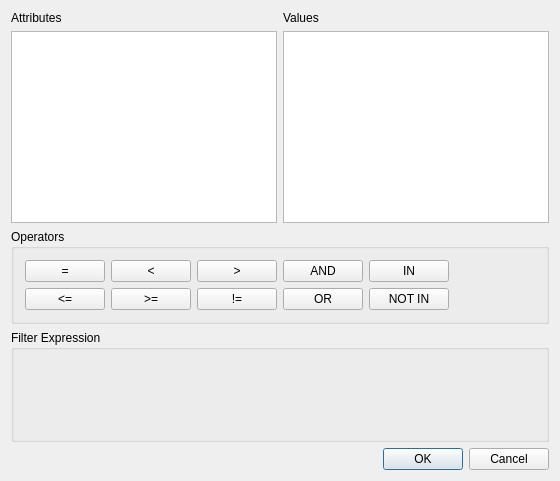
<?xml version="1.0" encoding="UTF-8"?>
<ui version="4.0">
 <class>QgsProcessingPointCloudExpressionDialogBase</class>
 <widget class="QDialog" name="QgsProcessingPointCloudExpressionDialogBase">
  <property name="geometry">
   <rect>
    <x>0</x>
    <y>0</y>
    <width>560</width>
    <height>481</height>
   </rect>
  </property>
  <property name="windowTitle">
   <string>Point Cloud Expression</string>
  </property>
  <layout class="QGridLayout" name="gridLayout_2">
   <item row="0" column="0" colspan="2">
    <widget class="QFrame" name="frame">
     <property name="frameShape">
      <enum>QFrame::NoFrame</enum>
     </property>
     <property name="frameShadow">
      <enum>QFrame::Raised</enum>
     </property>
     <layout class="QGridLayout" name="gridLayout">
      <property name="leftMargin">
       <number>0</number>
      </property>
      <property name="topMargin">
       <number>0</number>
      </property>
      <property name="rightMargin">
       <number>0</number>
      </property>
      <property name="bottomMargin">
       <number>0</number>
      </property>
      <item row="0" column="0">
       <widget class="QLabel" name="label">
        <property name="text">
         <string>Attributes</string>
        </property>
       </widget>
      </item>
      <item row="0" column="1">
       <widget class="QLabel" name="label_2">
        <property name="text">
         <string>Values</string>
        </property>
       </widget>
      </item>
      <item row="1" column="0">
       <widget class="QListView" name="lstAttributes">
        <property name="editTriggers">
         <set>QAbstractItemView::NoEditTriggers</set>
        </property>
        <property name="alternatingRowColors">
         <bool>true</bool>
        </property>
        <property name="selectionBehavior">
         <enum>QAbstractItemView::SelectRows</enum>
        </property>
        <property name="uniformItemSizes">
         <bool>true</bool>
        </property>
       </widget>
      </item>
      <item row="1" column="1">
       <widget class="QListView" name="lstValues">
        <property name="editTriggers">
         <set>QAbstractItemView::NoEditTriggers</set>
        </property>
        <property name="alternatingRowColors">
         <bool>true</bool>
        </property>
        <property name="selectionBehavior">
         <enum>QAbstractItemView::SelectRows</enum>
        </property>
        <property name="uniformItemSizes">
         <bool>true</bool>
        </property>
       </widget>
      </item>
     </layout>
    </widget>
   </item>
   <item row="1" column="0" colspan="2">
    <widget class="QgsCollapsibleGroupBox" name="groupBox">
     <property name="title">
      <string>Operators</string>
     </property>
     <layout class="QGridLayout">
      <property name="leftMargin">
       <number>11</number>
      </property>
      <property name="topMargin">
       <number>11</number>
      </property>
      <property name="rightMargin">
       <number>11</number>
      </property>
      <property name="bottomMargin">
       <number>11</number>
      </property>
      <item row="0" column="0">
       <widget class="QPushButton" name="btnEqual">
        <property name="text">
         <string>=</string>
        </property>
       </widget>
      </item>
      <item row="0" column="1">
       <widget class="QPushButton" name="btnLessThan">
        <property name="text">
         <string>&lt;</string>
        </property>
       </widget>
      </item>
      <item row="1" column="0">
       <widget class="QPushButton" name="btnLessEqual">
        <property name="text">
         <string>&lt;=</string>
        </property>
       </widget>
      </item>
      <item row="0" column="2">
       <widget class="QPushButton" name="btnGreaterThan">
        <property name="text">
         <string>&gt;</string>
        </property>
       </widget>
      </item>
      <item row="0" column="3">
       <widget class="QPushButton" name="btnAnd">
        <property name="text">
         <string>AND</string>
        </property>
       </widget>
      </item>
      <item row="1" column="3">
       <widget class="QPushButton" name="btnOr">
        <property name="text">
         <string>OR</string>
        </property>
       </widget>
      </item>
      <item row="1" column="1">
       <widget class="QPushButton" name="btnGreaterEqual">
        <property name="text">
         <string>&gt;=</string>
        </property>
       </widget>
      </item>
      <item row="0" column="4">
       <widget class="QPushButton" name="btnIn">
        <property name="text">
         <string>IN</string>
        </property>
       </widget>
      </item>
      <item row="1" column="2">
       <widget class="QPushButton" name="btnNotEqual">
        <property name="text">
         <string>!=</string>
        </property>
       </widget>
      </item>
      <item row="1" column="4">
       <widget class="QPushButton" name="btnNotIn">
        <property name="text">
         <string>NOT IN</string>
        </property>
       </widget>
      </item>
      <item row="0" column="5" rowspan="2">
       <spacer name="horizontalSpacer">
        <property name="orientation">
         <enum>Qt::Horizontal</enum>
        </property>
        <property name="sizeHint" stdset="0">
         <size>
          <width>40</width>
          <height>20</height>
         </size>
        </property>
       </spacer>
      </item>
     </layout>
    </widget>
   </item>
   <item row="3" column="1">
    <widget class="QDialogButtonBox" name="buttonBox">
     <property name="orientation">
      <enum>Qt::Horizontal</enum>
     </property>
     <property name="standardButtons">
      <set>QDialogButtonBox::Cancel|QDialogButtonBox::Ok</set>
     </property>
    </widget>
   </item>
   <item row="2" column="0" colspan="2">
    <widget class="QGroupBox" name="groupBox_2">
     <property name="sizePolicy">
      <sizepolicy hsizetype="Preferred" vsizetype="Expanding">
       <horstretch>0</horstretch>
       <verstretch>0</verstretch>
      </sizepolicy>
     </property>
     <property name="title">
      <string>Filter Expression</string>
     </property>
     <layout class="QGridLayout" name="_2">
      <property name="leftMargin">
       <number>11</number>
      </property>
      <property name="topMargin">
       <number>11</number>
      </property>
      <property name="rightMargin">
       <number>11</number>
      </property>
      <property name="bottomMargin">
       <number>11</number>
      </property>
      <item row="0" column="0">
       <widget class="QgsCodeEditorSQL" name="mTxtSql" native="true"/>
      </item>
     </layout>
    </widget>
   </item>
  </layout>
 </widget>
 <customwidgets>
  <customwidget>
   <class>QgsCollapsibleGroupBox</class>
   <extends>QGroupBox</extends>
   <header>qgscollapsiblegroupbox.h</header>
   <container>1</container>
  </customwidget>
  <customwidget>
   <class>QgsCodeEditorSQL</class>
   <extends>QWidget</extends>
   <header>qgscodeeditorsql.h</header>
   <container>1</container>
  </customwidget>
 </customwidgets>
 <resources/>
 <connections>
  <connection>
   <sender>buttonBox</sender>
   <signal>accepted()</signal>
   <receiver>QgsProcessingPointCloudExpressionDialogBase</receiver>
   <slot>accept()</slot>
   <hints>
    <hint type="sourcelabel">
     <x>248</x>
     <y>254</y>
    </hint>
    <hint type="destinationlabel">
     <x>157</x>
     <y>274</y>
    </hint>
   </hints>
  </connection>
  <connection>
   <sender>buttonBox</sender>
   <signal>rejected()</signal>
   <receiver>QgsProcessingPointCloudExpressionDialogBase</receiver>
   <slot>reject()</slot>
   <hints>
    <hint type="sourcelabel">
     <x>316</x>
     <y>260</y>
    </hint>
    <hint type="destinationlabel">
     <x>286</x>
     <y>274</y>
    </hint>
   </hints>
  </connection>
 </connections>
</ui>
